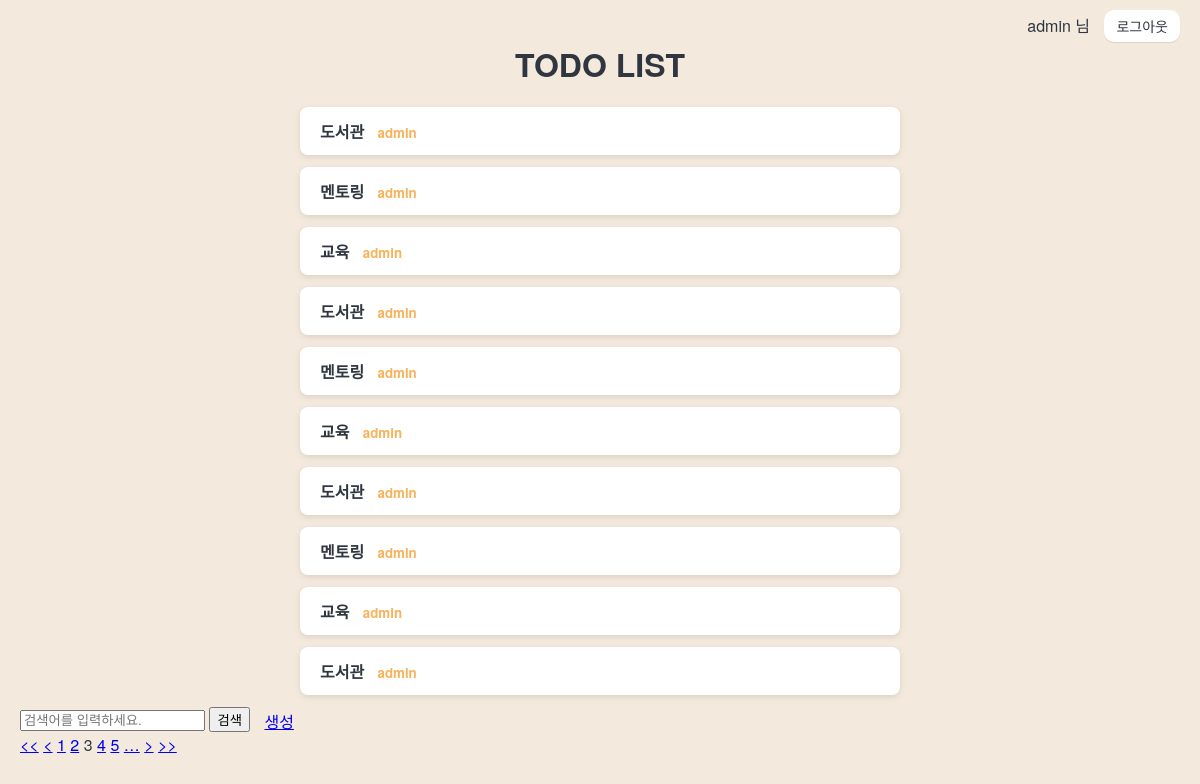
Page /cbv/todo/?page=3 (signed in) on the committed database.
### todo/models.py (models this page shows, shortened)
class Todo(models.Model):
    title = models.CharField('제목',max_length=50)
    description = models.TextField('설명')
    start_date = models.DateField('시작일')
    end_date = models.DateField('마감일')
    is_completed = models.BooleanField('완료 여부',default=False)
    author = models.ForeignKey(User, on_delete=models.CASCADE)
    created_at = models.DateTimeField('생성 시간',auto_now_add=True)
    updated_at = models.DateTimeField('수정 시간',auto_now=True)
    class Meta :
        verbose_name = 'Todo'
        verbose_name_plural = 'Todo 목록'

### todo/cb_views.py (the view)
# urls.py: path('todo/', TodoListView.as_view(), name='cbv_todo_list'),
class TodoListView(LoginRequiredMixin, ListView):
    model = Todo
    template_name = 'todo_list.html'
    paginate_by = 10
    ordering = ['-created_at']
    def get_queryset(self):
        queryset = super().get_queryset()
        if not self.request.user.is_superuser :
            queryset = queryset.filter(author=self.request.user)
        q = self.request.GET.get('q')
        if q :
            from django.db.models.query_utils import Q
            queryset = queryset.filter(
                Q(title__icontains=q) |
                Q(description__icontains=q)
            )
        return queryset

### templates/todo_list.html (shortened to what this page needs)
{% extends 'base.html' %}
{% load static %}
{% block extra_css %}
    <link rel="stylesheet" href="{% static 'todo_list.css' %}">
{% endblock %}
{% block content %}
<h1>TODO LIST</h1>
<ul class="todo-list">
    {% if request.user.is_superuser %}
        {% for todo in object_list %}
            <li><a href="{% url 'cbv_todo_info' todo.id %}">{{ todo.title }} &nbsp; <small style="color:#F8B259">{{ todo.author }}</small></a></li>
        {% empty %}
            <li>등록된 TODO가 없습니다.</li>
        {% endfor %}
    {% else %}
        {% for todo in object_list %}
            <li><a href="{% url 'cbv_todo_info' todo.id %}">{{ todo.title }}</a></li>
        {% empty %}
            <li>등록된 TODO가 없습니다.</li>
        {% endfor %}
    {% endif %}
</ul>
<form method="GET" style="display:inline-block; margin-right: 10px;">
    <input name="q" type="text" placeholder="검색어를 입력하세요." value="{% if request.GET.q %}{{ request.GET.q }}{% endif %}">
    <button>검색</button>
</form>
<a href="{% url 'cbv_todo_create' %}" style="vertical-align: middle;">생성</a>
<div>
    {% if page_obj.has_previous %}
        <a href="?page=1{% if request.GET.q %}&q={{ reqeust.GET.q }}{%endif%}"><<</a>
        <a href="?page={{ page_obj.previous_page_number }}{% if request.GET.q %}&q={{ reqeust.GET.q }}{%endif%}"><</a>
    {% endif %}
    {% for i in page_obj.paginator.page_range %}
        {% if page_obj.number == i %}
            <span>{{ i }}</span>
        {% elif i > page_obj.number|add:-3 and i < page_obj.number|add:3 %}
            <a href="?page={{ i }}{% if request.GET.q %}&q={{ request.GET.q }}{% endif %}">{{ i }}</a>
        {% endif %}
    {% endfor %}
    {% if page_obj.number|add:2 < page_obj.paginator.num_pages %}
        <a href="?page={{ page_obj.number|add:3 }}{% if request.GET.q %}&q={{ request.GET.q }}{% endif %}">&hellip;</a>
    {% endif %}
    {% if page_obj.has_next %}
        <a href="?page={{ page_obj.next_page_number }}{% if request.GET.q %}&q={{ reqeust.GET.q }}{%endif%}">></a>
        <a href="?page={{ page_obj.paginator.num_pages }}{% if request.GET.q %}&q={{ reqeust.GET.q }}{%endif%}">>></a>
    {% endif %}
</div>
{% endblock %}

### templates/base.html (shortened to what this page needs)
{% load static %}
<!DOCTYPE html>
<html lang="en">
<head>
    <link rel="stylesheet" href="{% static 'base.css' %}" />
    {% block extra_css %}{% endblock %}
</head>
<body>
{% if request.user.is_authenticated %}
<nav>
    <div style = "text-align : right">
        {{ request.user.username }} 님
        <form action="{% url 'logout' %}" method='POST' style="display:inline">
            <button class="logout-button">로그아웃</button>
        </form>
    </div>
</nav>
{% block content %}{% endblock %}
{% endif %}
</body>
</html>

### static/base.css (style rules this page uses)
body { font-family: 'Helvetica Neue', sans-serif; background-color: #F3E9DC; margin: 0; padding: 20px; color: #2f3640; }
nav { position: fixed; top: 0; left: 0; width: 100%; padding: 10px 20px; box-sizing: border-box; z-index: 1000; }
.logout-button { background-color: white; color: #2f3640; border: 0px solid #ccc; box-shadow: 0 1px 1px rgba(0,0,0,0.1); padding: 6px 12px; border-radius: 10px; cursor: pointer; font-size: 14px; transition: background-color 0.2s ease; margin-left: 10px; }

### static/todo_list.css (style rules this page uses)
h1 { text-align: center; margin-bottom: 20px; }
.todo-list { max-width: 600px; margin: 0 auto; padding-left: 0; list-style-type: none; }
.todo-list li { background: white; padding: 12px 20px; border-radius: 8px; margin-bottom: 12px; box-shadow: 0 2px 6px rgba(0,0,0,0.1); transition: background-color 0.2s ease; }
.todo-list li a { text-decoration: none; color: #2f3640; font-weight: 600; display: block; }

### rows in the picture
Todo: title "도서관", author "admin"
Todo: title "멘토링", author "admin"
Todo: title "교육", author "admin"
Todo: title "도서관", author "admin"
Todo: title "멘토링", author "admin"
Todo: title "교육", author "admin"
Todo: title "도서관", author "admin"
Todo: title "멘토링", author "admin"
Todo: title "교육", author "admin"
Todo: title "도서관", author "admin"

### other values in the picture
{{ request.user.username }} "admin"
{{ i }} "1" "2" "4" "5"
{{ i }} "3"
